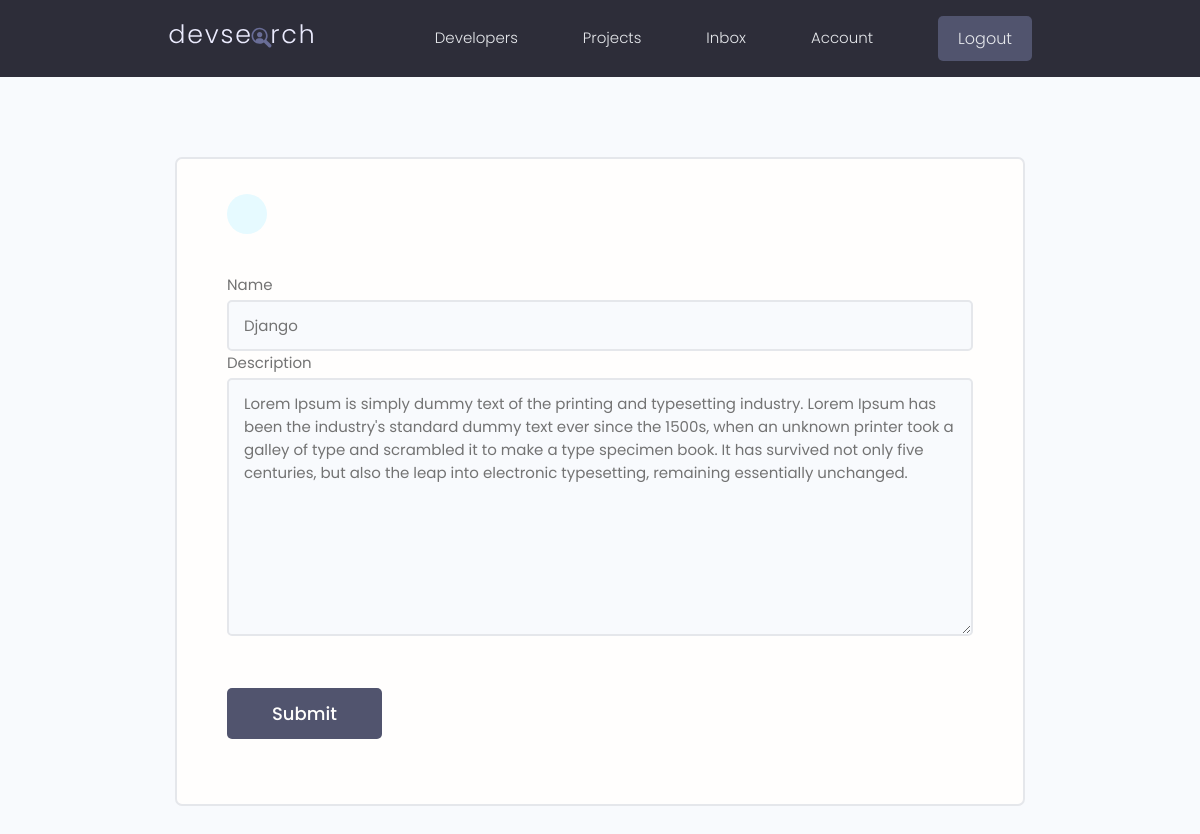
Page /update-skill/425bf381-bc5e-457a-8971-5c630cc6755a/ (signed in) on the committed database.
### users/models.py (models this page shows, shortened)
class Skill(models.Model):
    owner = models.ForeignKey(Profile, on_delete=models.CASCADE, null=True)
    name = models.CharField(max_length=200, blank=True, null=True)
    description = models.TextField(blank=True, null=True)
    created = models.DateTimeField(auto_now_add=True)
    id = models.UUIDField(default=uuid.uuid4, unique=True, primary_key=True, editable=False)

### users/views.py (the view)
# urls.py: path('update-skill/<str:pk>/', views.updateSkill, name="update-skill"),
@login_required(login_url='login') # this is decorator, only logged in user can edit this.
def updateSkill(request, pk):
    profile = request.user.profile # associated.
    skill = profile.skill_set.get(id=pk)
    form = SkillForm(instance = skill)
    if request.method == 'POST':
        form = SkillForm(request.POST, instance = skill)
        if form.is_valid(): # make sure all the data is valid.
            form.save()
            messages.success(request,'Skill was Updated successfully!')
            return redirect('account')
    context = {'form':form}
    return render(request, 'users/skill_form.html', context)

### users/forms.py
class SkillForm(ModelForm):
    class Meta:
        model = Skill
        fields = '__all__'
        exclude = ['owner'] # this gonna exclude the owner field in SKills Form.
    def __init__(self,*args,**kwargs):
        super(SkillForm, self).__init__(*args, **kwargs)
        for name,field in self.fields.items():
            field.widget.attrs.update({'class':'input'})

### users/templates/users/skill_form.html (shortened to what this page needs)
{% extends 'main.html' %}
{% block content1  %}
 <main class="formPage my-xl">
    <div class="content-box">
        <div class="formWrapper">
            <a class="backButton" href="{% url 'account' %}"></a>
            <br>
            <form class="form" method="POST">
                <div class="form__field">
                    {% for field in form %}
                    <label for="formInput#text">{{field.label}} </label>
                    {{field}}
                    {% endfor %}
                </div>
                <input class="btn btn--sub btn--lg  my-md" type="submit" value="Submit" />
            </form>
        </div>
    </div>
</main>
{% endblock content1 %}

### static/styles/app.css (style rules this page uses)
:root { --color-sub: #2d2d39; }
.btn--sub { background-color: var(--color-sub-light); }
.content-box { width: 95%; max-width: 85rem; margin: 0 auto; }
.backButton { background: var(--color-main-light); color: var(--color-main); width: 4rem; height: 4rem; display: flex; align-items: center; justify-content: center; border-radius: 50%; }
.formPage .formWrapper { list-style: none; background: var(--color-white); padding: 3.5rem 5rem; border: 2px solid var(--color-light); border-radius: 0.7rem; }

### static/uikit/styles/modules/_variables.css (style rules this page uses)
:root { --color-main: #5aa5b9; --color-main-light: #e6faff; --color-sub: #3f4156; --color-sub-light: #51546e; --color-sub-lighter: #ededfd; --color-text: #737373; --color-gray: #8b8b8b; --color-light: #e5e7eb; --color-light-gray: #767676; --color-bg: #f8fafd; --color-white: #fffefd; --color-white-light: #f3f3f3; --color-success: #359e64; --color-success-bg: #def8e8; --color-error: #fc4b0b; --color-error-bg: #fff2ee; --font-base: 'Poppins', arial, helvetica, 'Segoe UI', roboto, ubuntu, sans-serif; --font-monospace: 'Fira Code', 'Courier New', courier, monospace; --font-regular: 300; --font-medium: 500; --font-bold: 700; --generic-shadow: 1px 1px 5px #00000010; --generic-transition: all 0.3s ease-in-out; }

### static/uikit/styles/modules/_base.css (style rules this page uses)
* { margin: 0; padding: 0; box-sizing: border-box; text-rendering: optimizeLegibility; color: inherit; font-size: inherit; }
html { font-size: 50%; }
@media only screen and (min-width: 480px) { html { font-size: 56.25%; } }
@media only screen and (min-width: 1200px) { html { font-size: 62.5%; } }
body { line-height: 1.6; font-weight: 400; font-size: 1.5rem; color: var(--color-text); background-color: var(--color-bg); min-height: 100vh; }

### static/uikit/styles/modules/_typography.css (style rules this page uses)
* { font-family: var(--font-base); }
a { padding-bottom: 2px; text-decoration: none; display: inline-block; color: var(--color-main); font-weight: var(--font-medium); }

### static/uikit/styles/modules/_utilities.css (style rules this page uses)
.my-md { margin: 3rem auto; }
.my-xl { margin: 8rem auto; }

### static/uikit/styles/modules/_button.css (style rules this page uses)
.btn { display: inline-block; position: relative; cursor: pointer; background-color: var(--color-light); font-weight: var(--font-medium); color: var(--color-sub); text-decoration: none; padding: 1rem 2rem; border-radius: 0.5rem; border: none; width: -webkit-fit-content; width: -moz-fit-content; width: fit-content; height: -webkit-fit-content; height: -moz-fit-content; height: fit-content; font-size: 1.6rem; outline-width: 0; outline-color: transparent; -webkit-backface-visibility: hidden; backface-visibility: hidden; transition: all 0.3s ease-in-out; }
.btn--sub { background-color: var(--color-sub); color: var(--color-white); }
.btn--lg { font-size: 1.8rem; padding: 1.2rem 4.5rem; }

### static/uikit/styles/modules/_form.css (style rules this page uses)
.form { display: block; }
.form__field { margin-top: 1.5rem; margin-bottom: 1.5rem; }
.form__label, .form__field > label { display: block; margin-bottom: 0.3rem; color: var(--color-text); }
input.input[type='text'], input.input[type='email'], input.input[type='password'], input.input[type='number'], textarea.input { min-width: 24rem; width: 100%; padding: 1.2rem 1.5rem; border-radius: 0.5rem; border: 2px solid var(--color-light); transition: all 0.3s ease-in-out; background-color: var(--color-bg); }

### rows in the picture
Skill: form "Django" "Lorem Ipsum is simply dummy text of the printing and typesetting industry. Lorem Ipsum has been the industry's standard dummy text ever since the 1500s, when an unknown printer took a galley of type and scrambled it to make a type specimen book. It has survived not only five centuries, but also the leap into electronic typesetting, remaining essentially unchanged."

### other values in the picture
{{ field.label }} "Name" "Description"
